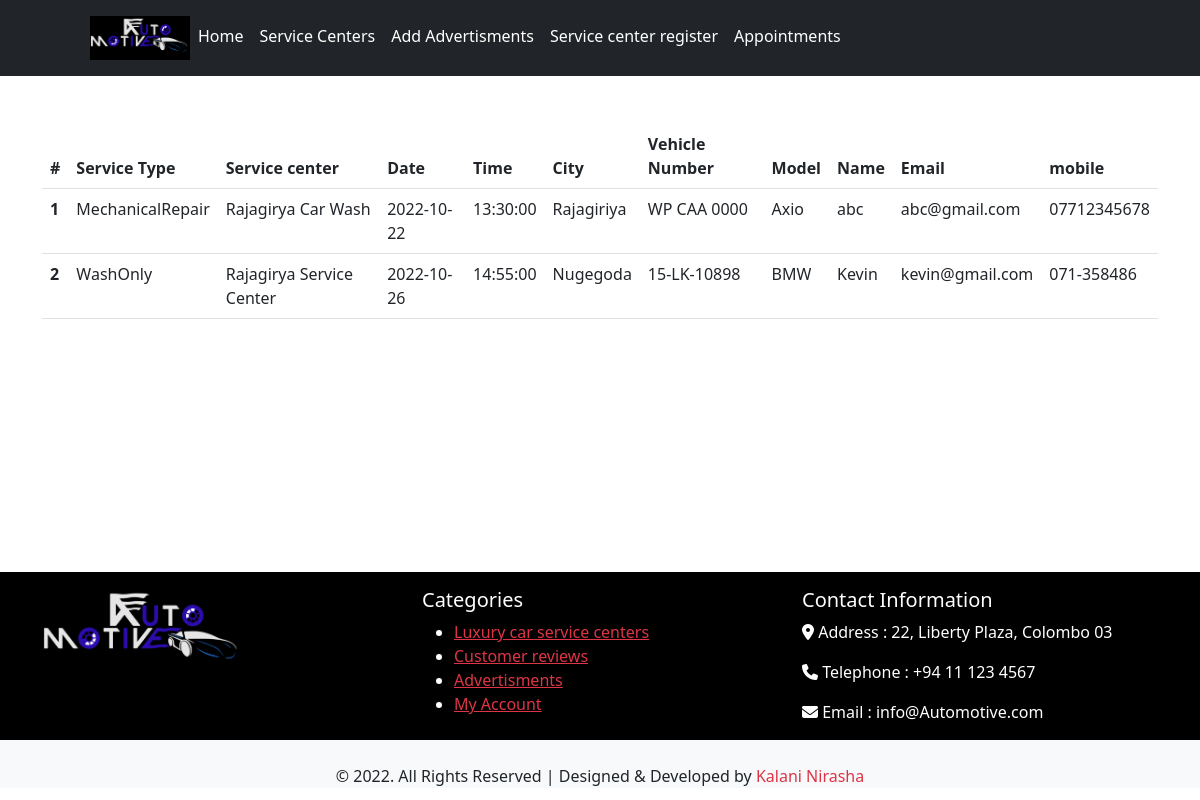
The app's page /service-centers-appointment.php with its own data.
### tables this page shows
CREATE TABLE IF NOT EXISTS `appointments` (
  `id` int(11) NOT NULL AUTO_INCREMENT,
  `service_type` varchar(100) NOT NULL,
  `city_id` int(11) NOT NULL,
  `vehicle_number` varchar(15) NOT NULL,
  `vehicle_model` varchar(50) NOT NULL,
  `name` varchar(100) NOT NULL,
  `email` varchar(50) NOT NULL,
  `mobile` varchar(15) NOT NULL,
  `time` time NOT NULL,
  `date` date NOT NULL,
  `image_path` varchar(255) NOT NULL,
  `service_center_id` int(11) NOT NULL,
  PRIMARY KEY (`id`),
  KEY `city_id` (`city_id`),
  KEY `service_center_id` (`service_center_id`)
);

CREATE TABLE IF NOT EXISTS `service_centers` (
  `id` int(11) NOT NULL AUTO_INCREMENT,
  `name` varchar(100) NOT NULL,
  `first_name` varchar(50) NOT NULL,
  `last_name` varchar(50) NOT NULL,
  `address` varchar(100) NOT NULL,
  `coordinates_id` int(11) NOT NULL,
  `contact_no` varchar(20) NOT NULL,
  `details` text NOT NULL,
  `city_id` int(11) NOT NULL,
  `user_id` int(11) NOT NULL,
  `open_time` time NOT NULL,
  `close_time` time NOT NULL,
  PRIMARY KEY (`id`)
);

CREATE TABLE IF NOT EXISTS `cities` (
  `id` int(11) NOT NULL AUTO_INCREMENT,
  `city` varchar(50) NOT NULL,
  `latitude` varchar(20) NOT NULL,
  `longitude` varchar(20) NOT NULL,
  PRIMARY KEY (`id`)
);

### service-centers-appointment.php (the view, shortened to what this page needs)
<!doctype html>
<html lang="en">
<?php
include "include/db.php";
?>
<head>
    <link rel="stylesheet" href="css/style.css">
    <link href="https://cdn.jsdelivr.net/npm/bootstrap@5.2.2/dist/css/bootstrap.min.css" rel="stylesheet">
    <link rel="stylesheet" href="https://unpkg.com/leaflet@1.9.2/dist/leaflet.css" />
    <link rel="stylesheet" href="dist/css/font-awesome-4.7.0/css/font-awesome.min.css">
</head>
<header class="p-3 text-bg-dark">
    <div class="container">
        <div class="d-flex flex-wrap align-items-center justify-content-center justify-content-lg-start">
            <a href="" class="d-flex align-items-center mb-2 mb-lg-0 text-white text-decoration-none">
                <svg class="bi me-2" width="40" height="32" role="img" aria-label="Bootstrap">
                    <use xlink:href="#bootstrap"></use>
                </svg>
            </a>
            <ul class="nav col-12 col-lg-auto me-lg-auto mb-2 justify-content-center mb-md-0">
                <img src="images/logo1.png" width="100" alt="logo1">
                <li><a href="index.php" class="nav-link px-2 text-white">Home</a></li>
                <li><a href="service-centers" class="nav-link px-2 text-white">Service Centers</a></li>
                <li><a href="new-advertisement.php" class="nav-link px-2 text-white">Add Advertisments</a></li>
                <li><a href="service-center-register.php" class="nav-link px-2 text-white">Service center register</a></li>
                <li><a href="service-centers-appointment.php" class="nav-link px-2 text-white">Appointments</a></li>
            </ul>
</header>
<div class="container my-5" style="min-height: 400px">
    <table class="table">
        <thead>
            <tr>
                <th scope="col">#</th>
                <th scope="col">Service Type</th>
                <th scope="col">Service center</th>
                <th scope="col">Date</th>
                <th scope="col">Time</th>
                <th scope="col">City</th>
                <th scope="col">Vehicle Number</th>
                <th scope="col">Model</th>
                <th scope="col">Name</th>
                <th scope="col">Email</th>
                <th scope="col">mobile</th>
            </tr>
        </thead>
        <tbody>
            <?php
            $sql = "SELECT appointments.*, service_centers.name as service_center, cities.city FROM appointments
            INNER JOIN service_centers ON service_centers.id = appointments.service_center_id
            INNER JOIN cities ON cities.id = appointments.city_id";
            $result = mysqli_query($dbcon, $sql);
            if (mysqli_num_rows($result) > 0) {
                while ($row = mysqli_fetch_assoc($result)) {
            ?>
                    <tr>
                        <th scope="row"><?php echo $row['id']; ?></th>
                        <td><?php echo $row['service_type']; ?></td>
                        <td><?php echo $row['service_center']; ?></td>
                        <td><?php echo $row['date']; ?></td>
                        <td><?php echo $row['time']; ?></td>
                        <td><?php echo $row['city']; ?></td>
                        <td><?php echo $row['vehicle_number']; ?></td>
                        <td><?php echo $row['vehicle_model']; ?></td>
                        <td><?php echo $row['name']; ?></td>
                        <td><?php echo $row['email']; ?></td>
                        <td><?php echo $row['mobile']; ?></td>
                    </tr>
            <?php }
            } ?>
        </tbody>
    </table>
</div>
<?php include_once 'include\footer.php'; ?>

### records on screen
appointments: id "1", service_type "MechanicalRepair", service_center.name "Rajagirya Car Wash", date "2022-10-22", time "13:30:00", city.city "Rajagiriya", vehicle_number "WP CAA 0000", vehicle_model "Axio", name "abc", email "abc@gmail.com", mobile "07712345678"
appointments: id "2", service_type "WashOnly", service_center.name "Rajagirya Service Center", date "2022-10-26", time "14:55:00", city.city "Nugegoda", vehicle_number "15-LK-10898", vehicle_model "BMW", name "Kevin", email "kevin@gmail.com", mobile "071-358486"
